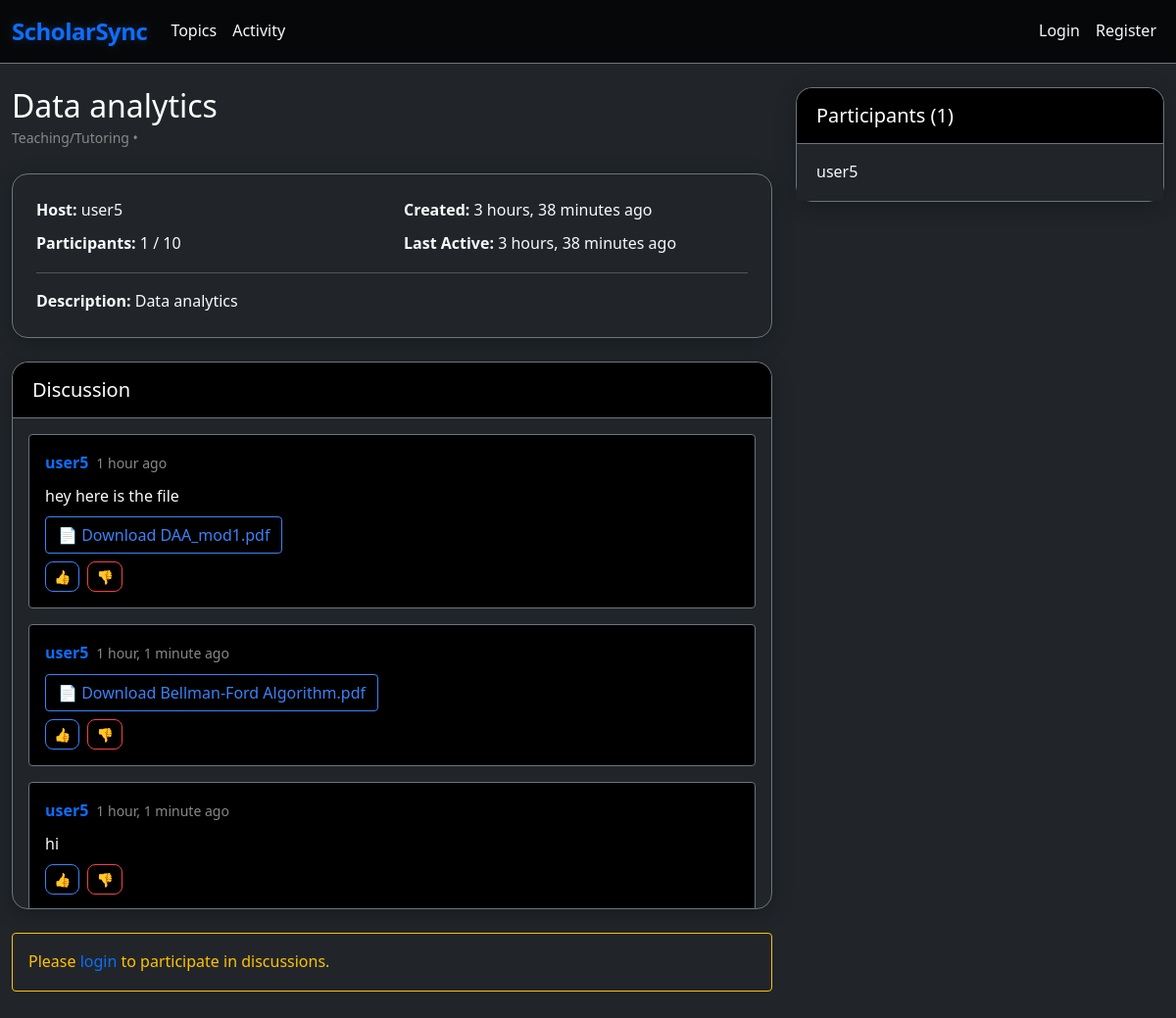
The page /room/4/ on the database its author committed.
### base/models.py (models this page shows, shortened)
class Room(models.Model):
    host = models.ForeignKey(User, on_delete=models.SET_NULL, null=True)
    topic = models.ForeignKey(Topic, on_delete=models.SET_NULL, null=True)
    name = models.CharField(max_length=200)
    description = models.TextField(null=True, blank=True)
    participants = models.ManyToManyField(User, related_name='participants', blank=True)
    updated = models.DateTimeField(auto_now=True)
    created = models.DateTimeField(auto_now_add=True)
    is_active = models.BooleanField(default=True)
    max_participants = models.IntegerField(default=50)
    study_type = models.CharField(max_length=50, choices=[
        ('quiet', 'Quiet Study'),
        ('discussion', 'Discussion'),
        ('teaching', 'Teaching/Tutoring'),
    ], default='discussion')
    is_private = models.BooleanField(default=False)
    private_id = models.CharField(max_length=8, blank=True, null=True)
    private_password = models.CharField(max_length=20, blank=True, null=True)
    class Meta:
        ordering = ['-updated', '-created']
    @property
    def participant_count(self):
        return self.participants.count()

class Message(models.Model):
    user = models.ForeignKey(User, on_delete=models.CASCADE)
    room = models.ForeignKey(Room, on_delete=models.CASCADE)
    body = models.TextField()
    file_attachment = models.FileField(upload_to=get_file_path, null=True, blank=True)
    file_name = models.CharField(max_length=255, blank=True, null=True)
    file_type = models.CharField(max_length=20, blank=True, null=True)  # image, audio, video, document
    updated = models.DateTimeField(auto_now=True)
    created = models.DateTimeField(auto_now_add=True)
    class Meta:
        ordering = ['-created']

### base/views.py (the view, shortened to what this page needs)
# urls.py: path('room/<str:pk>/', views.room, name="room"),
def room(request, pk):
    room = get_object_or_404(Room, id=pk)
    if room.is_private and request.user not in room.participants.all() and request.user != room.host:
        return redirect('join-private-room')
    room_messages = room.message_set.all().prefetch_related('votes')
    participants = room.participants.all()
    for message in room_messages:
        if request.user.is_authenticated:
            user_vote = Vote.objects.filter(user=request.user, message=message).first()
            message.user_vote = user_vote
        else:
            message.user_vote = None
    context = {
        'room': room,
        'room_messages': room_messages,
        'participants': participants,
    }
    return render(request, 'base/room.html', context)

### templates/base/room.html (shortened to what this page needs)
<!DOCTYPE html>
<html>
<head>
    <link href="https://cdn.jsdelivr.net/npm/bootstrap@5.1.3/dist/css/bootstrap.min.css" rel="stylesheet">
    <link rel="stylesheet" href="/static/css/style.css">
</head>
<body class="bg-dark">
    <nav class="navbar navbar-expand-lg navbar-dark bg-black border-bottom border-secondary">
        <div class="container">
            <a class="navbar-brand fw-bold text-primary" href="{% url 'home' %}">ScholarSync</a>
            <div class="collapse navbar-collapse" id="navbarNav">
                <ul class="navbar-nav me-auto">
                    <li class="nav-item">
                        <a class="nav-link text-light" href="{% url 'topics' %}">Topics</a>
                    </li>
                    <li class="nav-item">
                        <a class="nav-link text-light" href="{% url 'activity' %}">Activity</a>
                    </li>
                </ul>
                <ul class="navbar-nav">
                    {% if request.user.is_authenticated %}
                        <li class="nav-item">
                            <a class="nav-link text-light" href="{% url 'update-user' %}">{{request.user.username}}</a>
                        </li>
                        <li class="nav-item">
                            <a class="nav-link text-light" href="{% url 'logout' %}">Logout</a>
                        </li>
                    {% else %}
                        <li class="nav-item">
                            <a class="nav-link text-light" href="{% url 'login' %}">Login</a>
                        </li>
                        <li class="nav-item">
                            <a class="nav-link text-light" href="{% url 'register' %}">Register</a>
                        </li>
                    {% endif %}
                </ul>
            </div>
        </div>
    </nav>
    <div class="container mt-4">
        <div class="row">
            <div class="col-md-8">
                <div class="d-flex justify-content-between align-items-center mb-4">
                    <div>
                        <h2 class="text-white mb-0">{{ room.name }}</h2>
                        <small class="text-muted">{{ room.get_study_type_display }} • {{ room.topic.name }}</small>
                    </div>
                </div>
                <div class="card bg-dark border-secondary mb-4">
                    <div class="card-body">
                        <div class="row">
                            <div class="col-md-6">
                                <p class="text-light mb-2"><strong>Host:</strong> {{ room.host.username }}</p>
                                <p class="text-light mb-0"><strong>Participants:</strong> <span id="participant-count">{{ room.participant_count }}</span> / {{ room.max_participants }}</p>
                            </div>
                            <div class="col-md-6">
                                <p class="text-light mb-2"><strong>Created:</strong> {{ room.created|timesince }} ago</p>
                                <p class="text-light mb-0"><strong>Last Active:</strong> {{ room.updated|timesince }} ago</p>
                            </div>
                        </div>
                        {% if room.description %}
                            <hr class="border-secondary">
                            <p class="text-light mb-0"><strong>Description:</strong> {{ room.description }}</p>
                        {% endif %}
                    </div>
                </div>
                <div class="card bg-dark border-secondary mb-4">
                    <div class="card-header bg-black border-secondary">
                        <h5 class="text-white mb-0">Discussion</h5>
                    </div>
                    <div class="card-body p-0">
                        <div class="p-3" id="chat-messages" style="max-height: 500px; overflow-y: auto;">
                            {% for message in room_messages %}
                                <div class="message bg-black border border-secondary rounded p-3 mb-3" id="message-{{ message.id }}" data-message-id="{{ message.id }}">
                                    <div class="d-flex justify-content-between align-items-start mb-2">
                                        <div class="d-flex align-items-center">
                                            <strong>
                                                <a href="{% url 'user-profile' message.user.id %}" class="text-primary text-decoration-none">
                                                    {{ message.user.username }}
                                                </a>
                                            </strong>
                                            <small class="text-muted ms-2">{{ message.created|timesince }} ago</small>
                                        </div>
                                    </div>
                                    <p class="text-light mb-2">{{ message.body }}</p>
                                    {% if message.file_attachment %}
                                        <div class="mb-2">
                                            {% if message.file_type == 'image' %}
                                                <img src="{{ message.file_attachment.url }}" class="img-fluid rounded" style="max-height: 300px;">
                                            {% elif message.file_type == 'audio' %}
                                                <audio controls class="w-100">
                                                    <source src="{{ message.file_attachment.url }}" type="audio/mpeg">
                                                    Your browser does not support the audio element.
                                                </audio>
                                            {% elif message.file_type == 'video' %}
                                                <video controls class="w-100" style="max-height: 300px;">
                                                    <source src="{{ message.file_attachment.url }}" type="video/mp4">
                                                    Your browser does not support the video element.
                                                </video>
                                            {% else %}
                                                <a href="{{ message.file_attachment.url }}" class="btn btn-outline-primary" download>
                                                    📄 Download {{ message.file_name }}
                                                </a>
                                            {% endif %}
                                        </div>
                                    {% endif %}
                                    <div class="d-flex gap-2">
                                        <button
                                            class="btn btn-sm {% if message.user_vote and message.user_vote.vote_type == 'like' %}btn-primary{% else %}btn-outline-primary{% endif %} like-btn"
                                            data-message-id="{{ message.id }}"
                                        >
                                            👍
                                        </button>
                                        <button
                                            class="btn btn-sm {% if message.user_vote and message.user_vote.vote_type == 'dislike' %}btn-danger{% else %}btn-outline-danger{% endif %} dislike-btn"
                                            data-message-id="{{ message.id }}"
                                        >
                                            👎
                                        </button>
                                    </div>
                                </div>
                            {% endfor %}
                        </div>
                    </div>
                </div>
                {% if request.user.is_authenticated %}
                    <input type="hidden" id="csrf-token" value="{{ csrf_token }}">
                    <div class="card bg-dark border-secondary">
                        <div class="card-body">
                            <form id="message-form" method="POST" enctype="multipart/form-data">
                                {% csrf_token %}
                                <div class="mb-3">
                                    <textarea name="body" id="chat-message-input" class="form-control bg-black text-light border-secondary" placeholder="Share your thoughts..." rows="3"></textarea>
                                </div>
                                <div class="mb-3">
                                    <label for="file_attachment" class="form-label text-light">Attach File (PDF, Image, Video, Audio)</label>
                                    <input type="file" class="form-control bg-dark text-light border-secondary" id="file_attachment" name="file_attachment">
                                </div>
                                <button type="submit" id="chat-message-submit" class="btn btn-primary w-100">Send Message</button>
                            </form>
                        </div>
                    </div>
                {% else %}
                    <div class="alert alert-warning bg-dark border-warning text-warning">
                        <p class="mb-0">Please <a href="{% url 'login' %}" class="text-primary">login</a> to participate in discussions.</p>
                    </div>
                {% endif %}
            </div>
            <div class="col-md-4">
                <div class="card bg-dark border-secondary">
                    <div class="card-header bg-black border-secondary">
                        <h5 class="text-white mb-0">Participants (<span id="participants-count-display">{{ participants.count }}</span>)</h5>
                    </div>
                    <div class="list-group list-group-flush" id="participants-list">
                        {% for participant in participants %}
                            <a href="{% url 'user-profile' participant.id %}" class="list-group-item list-group-item-action bg-dark text-light border-secondary d-flex justify-content-between align-items-center">
                                {{ participant.username }}
                            </a>
                        {% endfor %}
                    </div>
                </div>
            </div>
        </div>
    </div>
</body>
</html>

### static/css/style.css (style rules this page uses)
body { font-family: 'Segoe UI', Tahoma, Geneva, Verdana, sans-serif; background-color: #121212; color: #e0e0e0; line-height: 1.6; }
.navbar-brand { font-weight: 700; font-size: 1.5rem; letter-spacing: -0.5px; text-shadow: 0 0 10px rgba(59, 130, 246, 0.3); }
.navbar { backdrop-filter: blur(10px); background-color: rgba(0, 0, 0, 0.8) !important; }
.container { max-width: 1200px; }
.card { background-color: #1e1e1e; border: 1px solid #333; border-radius: 16px; box-shadow: 0 4px 20px rgba(0, 0, 0, 0.3); transition: all 0.3s ease; backdrop-filter: blur(5px); }
.card-header { background-color: #2a2a2a; border-bottom: 1px solid #3a3a3a; border-radius: 16px 16px 0 0 !important; padding: 16px 20px; font-weight: 600; color: #ffffff; }
.card-body { padding: 24px; }
.btn-outline-primary { color: #3b82f6; border-color: #3b82f6; transition: all 0.2s ease; }
.btn-outline-danger { color: #ef4444; border-color: #ef4444; transition: all 0.2s ease; }
.message { background-color: #2a2a2a; border: 1px solid #3a3a3a; border-radius: 12px; padding: 16px; margin-bottom: 16px; transition: all 0.2s ease; }
.text-muted { color: #888 !important; }
.list-group-item { background-color: #2a2a2a; border: 1px solid #3a3a3a; color: #e0e0e0; padding: 16px 20px; transition: all 0.2s; }
.like-btn, .dislike-btn { transition: all 0.2s ease; border-radius: 8px; font-weight: 500; }
.alert { background-color: #2a2a2a; border: 1px solid #3a3a3a; color: #e0e0e0; }
a { color: #3b82f6; text-decoration: none; transition: color 0.2s ease; }

### rows shown on the page
Room: name "Data analytics", study_type "Teaching/Tutoring", host.username "user5", participant_count "1", max_participants "10", created "3 hours, 38 minutes", updated "3 hours, 38 minutes", description "Data analytics"
Message: user.username "user5", created "1 hour", body "hey here is the file", file_name "DAA_mod1.pdf"
Message: user.username "user5", created "1 hour, 1 minute", file_name "Bellman-Ford Algorithm.pdf"
Message: user.username "user5", created "1 hour, 1 minute", body "hi"

### other values the page prints
{{ participants.count }} "1"
{{ participant.username }} "user5"
